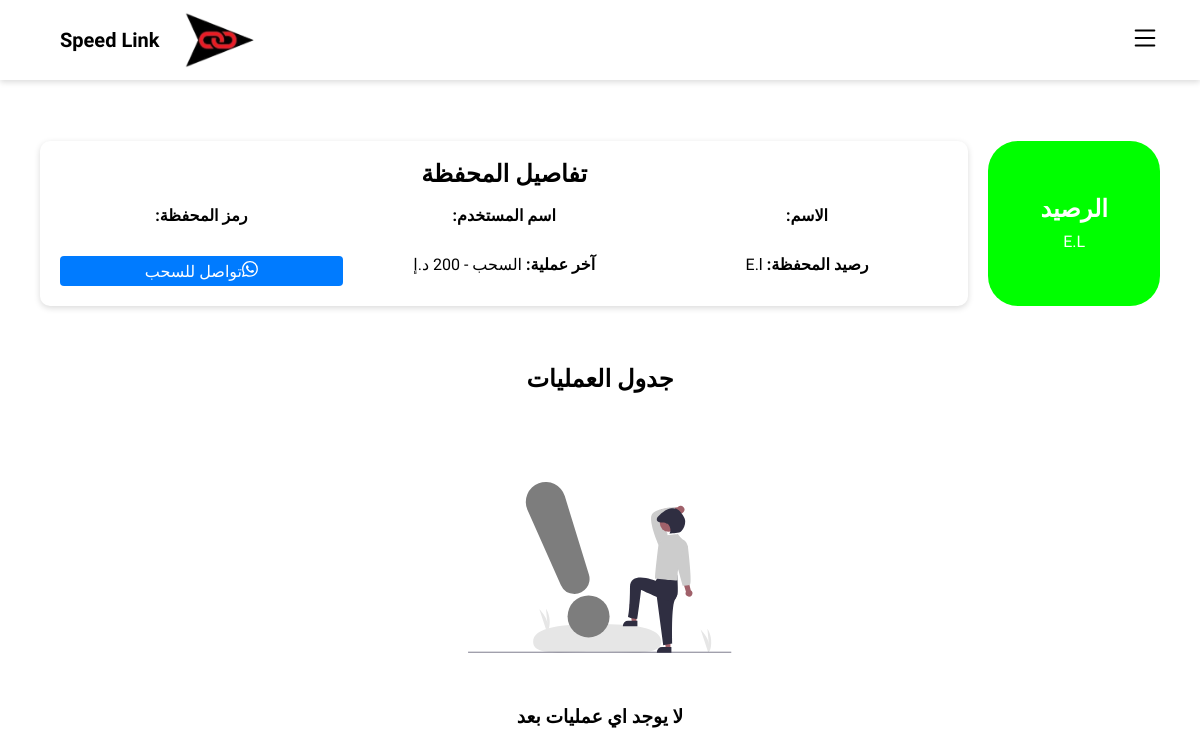
Page /viwewallets/K1lxQrF1mDb7lrs on the earlier database version.
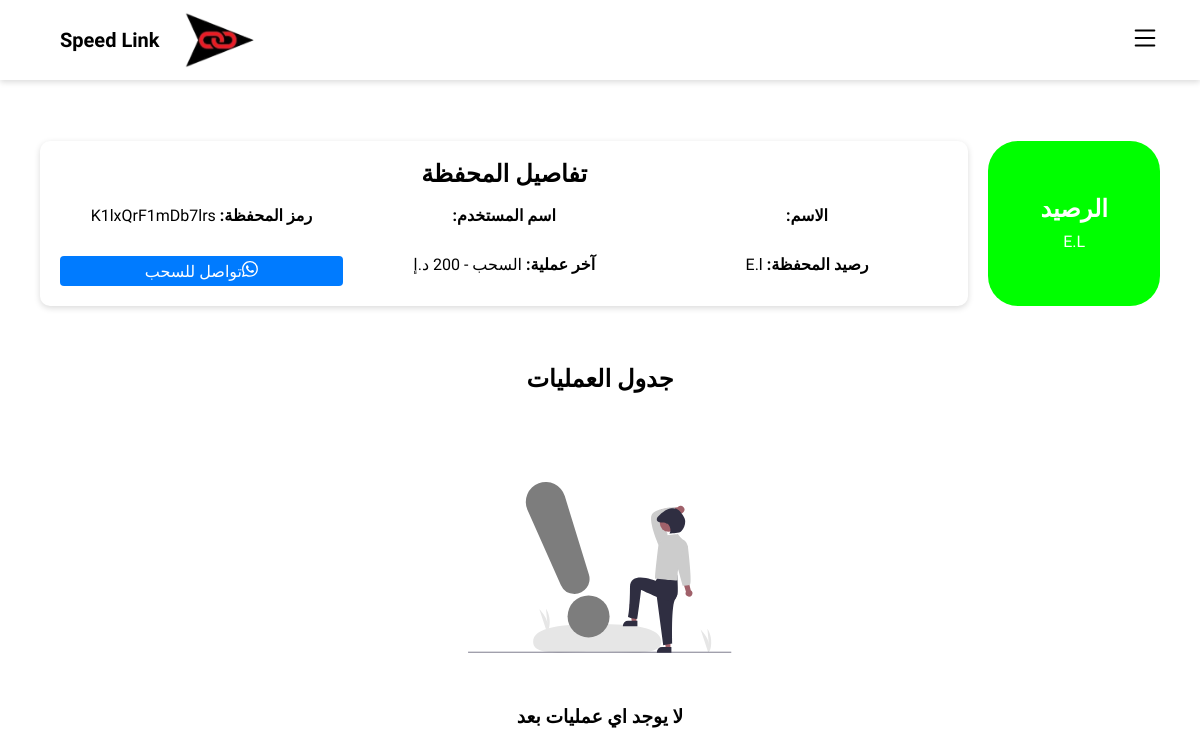
Same page on the later database version.
### app.py (models this page shows)
class Wallets(db.Model):
    id = db.Column(db.Integer, primary_key=True)
    wallet_code = db.Column(db.String(15), unique=True)
    name = db.Column(db.String(100))
    Shipper_id = db.Column(db.Integer)
    dues = db.Column(db.Integer)

### app.py (the view)
@app.route('/viwewallets/<wallet_code>')
def viwewallets(wallet_code):
    shipper = Shippers.query.filter_by(wallet_code=wallet_code).first()
    wallet = Wallets.query.filter_by(wallet_code=wallet_code).first()
    wallet_log = WalletsLog.query.filter_by(wallet_code=wallet_code).all()
    wallet_log = wallet_log[::-1]
    return render_template('wallet.html',infoS=shipper,infoW=wallet,infoL=wallet_log)

### templates/wallet.html (shortened to what this page needs)
{% extends 'base.html' %} {% block content %}
    <link rel="stylesheet" href="https://cdnjs.cloudflare.com/ajax/libs/normalize/8.0.1/normalize.min.css"
    />
        <div class="wallet-container">
            <div class="wallet-balance">
                <div class="curved-rectangle">
                    <h2>الرصيد</h2>
                    <p>{% if infoS.dues == infoW.dues%} {{ infoS.dues }}{% endif %} E.L</p>
                </div>
                <div class="wallet-details">
                    <h2>تفاصيل المحفظة</h2>
                    <br>
                    <div class="wallet-card">
                        <p>
                            <strong>الاسم:</strong> {{ infoS.name }}
                        </p>
                        <p>
                            <strong>اسم المستخدم:</strong> {{ infoS.username }}
                        </p>
                        <p>
                            <strong>رمز المحفظة:</strong> {{ infoW.wallet_code }}
                        </p>
                        <p>
                            <strong>رصيد المحفظة:</strong> {% if infoS.dues == infoW.dues%} {{ infoS.dues }}{% endif %}E.l
                        </p>
                        <p>
                            <strong>آخر عملية:</strong> السحب - 200 د.إ
                        </p>
                        <a href="https://wa.me/201003060775" class="withdraw-btn" onclick="">
                              تواصل للسحب
							</a>
                    </div>
                </div>
            </div>
        </div>
        <div class="operations-table">
            <h2>جدول العمليات</h2>{% if infoL %}
            <table>
                <thead>
                    <tr>
                        <th>ID</th>
                        <th>تاريخ</th>
                        <th>المبلغ</th>
                        <th>الباركود</th>
                        <th>تفاصيل</th>
                    </tr>
                </thead>
                <tbody>
                    {% for log in infoL%}
                    <tr>
                        <td>{{ log.id }}</td>
                        <td>{{ log.created_at }}</td>
                        <td>{{ log.amount }}</td>
                        <td>{{ log.Shipment_barcode }}</td>
                        <td><a href="/track/{{log.Shipment_barcode}}" class="details-btn">تفاصيل</a></td>
                    </tr>
                    {% endfor %}
                </tbody>
            </table>{% else %}
            <center>
                <br>
                <div class="" style="margin: 50px 0;">
                    <br>
                </div>
                <h3>لا يوجد اي عمليات بعد</h3>
            </center>
            {% endif %}
        </div>
        {% endblock %}

Differences in the rows shown:
added Wallets: wallet_code "K1lxQrF1mDb7lrs"
